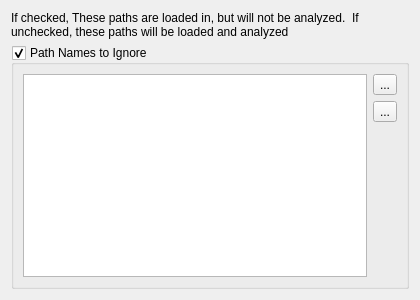
<?xml version="1.0" encoding="UTF-8"?>
<ui version="4.0">
 <class>NMediaManager::NPreferences::NUi::CIgnoredPaths</class>
 <widget class="QWidget" name="NMediaManager::NPreferences::NUi::CIgnoredPaths">
  <property name="geometry">
   <rect>
    <x>0</x>
    <y>0</y>
    <width>420</width>
    <height>300</height>
   </rect>
  </property>
  <property name="windowTitle">
   <string>Form</string>
  </property>
  <layout class="QVBoxLayout" name="verticalLayout">
   <item>
    <widget class="QLabel" name="label">
     <property name="text">
      <string>If checked, These paths are loaded in, but will not be analyzed.  If unchecked, these paths will be loaded and analyzed</string>
     </property>
     <property name="wordWrap">
      <bool>true</bool>
     </property>
    </widget>
   </item>
   <item>
    <widget class="QGroupBox" name="ignorePathNamesToIgnore">
     <property name="title">
      <string>Path Names to Ignore</string>
     </property>
     <property name="checkable">
      <bool>true</bool>
     </property>
     <layout class="QGridLayout" name="gridLayout_10">
      <item row="1" column="1">
       <widget class="QToolButton" name="btnAddIgnorePathName">
        <property name="text">
         <string>...</string>
        </property>
        <property name="icon">
         <iconset resource="../../SABUtils/resources/SABUtils.qrc">
          <normaloff>:/SABUtilsResources/add.png</normaloff>:/SABUtilsResources/add.png</iconset>
        </property>
       </widget>
      </item>
      <item row="1" column="0" rowspan="3">
       <widget class="QListView" name="pathNamesToIgnore"/>
      </item>
      <item row="2" column="1">
       <widget class="QToolButton" name="btnDelIgnorePathName">
        <property name="text">
         <string>...</string>
        </property>
        <property name="icon">
         <iconset resource="../../SABUtils/resources/SABUtils.qrc">
          <normaloff>:/SABUtilsResources/delete.png</normaloff>:/SABUtilsResources/delete.png</iconset>
        </property>
       </widget>
      </item>
      <item row="3" column="1">
       <spacer name="verticalSpacer_9">
        <property name="orientation">
         <enum>Qt::Vertical</enum>
        </property>
        <property name="sizeHint" stdset="0">
         <size>
          <width>20</width>
          <height>174</height>
         </size>
        </property>
       </spacer>
      </item>
     </layout>
    </widget>
   </item>
  </layout>
 </widget>
 <resources>
  <include location="../../SABUtils/resources/SABUtils.qrc"/>
 </resources>
 <connections/>
</ui>
